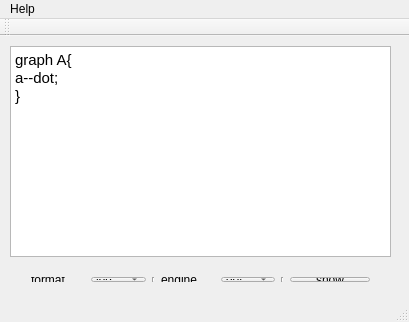
<?xml version="1.0" encoding="UTF-8"?>
<ui version="4.0">
 <class>DotEditor</class>
 <widget class="QMainWindow" name="DotEditor">
  <property name="geometry">
   <rect>
    <x>0</x>
    <y>0</y>
    <width>409</width>
    <height>322</height>
   </rect>
  </property>
  <property name="windowTitle">
   <string>DotEditor</string>
  </property>
  <widget class="QWidget" name="centralWidget">
   <widget class="QTextEdit" name="textEdit">
    <property name="geometry">
     <rect>
      <x>10</x>
      <y>10</y>
      <width>381</width>
      <height>211</height>
     </rect>
    </property>
    <property name="html">
     <string>&lt;!DOCTYPE HTML PUBLIC &quot;-//W3C//DTD HTML 4.0//EN&quot; &quot;http://www.w3.org/TR/REC-html40/strict.dtd&quot;&gt;
&lt;html&gt;&lt;head&gt;&lt;meta name=&quot;qrichtext&quot; content=&quot;1&quot; /&gt;&lt;style type=&quot;text/css&quot;&gt;
p, li { white-space: pre-wrap; }
&lt;/style&gt;&lt;/head&gt;&lt;body style=&quot; font-family:'Ubuntu'; font-size:11pt; font-weight:400; font-style:normal;&quot;&gt;
&lt;p style=&quot; margin-top:0px; margin-bottom:0px; margin-left:0px; margin-right:0px; -qt-block-indent:0; text-indent:0px;&quot;&gt;graph A{&lt;/p&gt;
&lt;p style=&quot; margin-top:0px; margin-bottom:0px; margin-left:0px; margin-right:0px; -qt-block-indent:0; text-indent:0px;&quot;&gt;a--dot;&lt;/p&gt;
&lt;p style=&quot; margin-top:0px; margin-bottom:0px; margin-left:0px; margin-right:0px; -qt-block-indent:0; text-indent:0px;&quot;&gt;}&lt;/p&gt;&lt;/body&gt;&lt;/html&gt;</string>
    </property>
   </widget>
   <widget class="QWidget" name="">
    <property name="geometry">
     <rect>
      <x>20</x>
      <y>230</y>
      <width>361</width>
      <height>27</height>
     </rect>
    </property>
    <layout class="QHBoxLayout" name="horizontalLayout">
     <item>
      <widget class="QLabel" name="label">
       <property name="text">
        <string>format</string>
       </property>
      </widget>
     </item>
     <item>
      <widget class="QComboBox" name="comboBox_format">
       <property name="editable">
        <bool>false</bool>
       </property>
       <item>
        <property name="text">
         <string>jpg</string>
        </property>
       </item>
       <item>
        <property name="text">
         <string>png</string>
        </property>
       </item>
       <item>
        <property name="text">
         <string>svg</string>
        </property>
       </item>
      </widget>
     </item>
     <item>
      <widget class="Line" name="line">
       <property name="orientation">
        <enum>Qt::Vertical</enum>
       </property>
      </widget>
     </item>
     <item>
      <widget class="QLabel" name="label_2">
       <property name="text">
        <string>engine</string>
       </property>
      </widget>
     </item>
     <item>
      <widget class="QComboBox" name="comboBox_engine">
       <item>
        <property name="text">
         <string>dot</string>
        </property>
       </item>
      </widget>
     </item>
     <item>
      <widget class="Line" name="line_2">
       <property name="orientation">
        <enum>Qt::Vertical</enum>
       </property>
      </widget>
     </item>
     <item>
      <widget class="QPushButton" name="pushButton_show">
       <property name="text">
        <string>show</string>
       </property>
      </widget>
     </item>
    </layout>
   </widget>
  </widget>
  <widget class="QToolBar" name="mainToolBar">
   <attribute name="toolBarArea">
    <enum>TopToolBarArea</enum>
   </attribute>
   <attribute name="toolBarBreak">
    <bool>false</bool>
   </attribute>
  </widget>
  <widget class="QStatusBar" name="statusBar"/>
  <widget class="QMenuBar" name="menuBar">
   <property name="geometry">
    <rect>
     <x>0</x>
     <y>0</y>
     <width>409</width>
     <height>22</height>
    </rect>
   </property>
   <widget class="QMenu" name="menuEdit">
    <property name="title">
     <string>Help</string>
    </property>
    <addaction name="actionAbout"/>
    <addaction name="actionHelp"/>
   </widget>
   <addaction name="menuEdit"/>
  </widget>
  <action name="actionAbout">
   <property name="text">
    <string>about</string>
   </property>
  </action>
  <action name="actionHelp">
   <property name="text">
    <string>help</string>
   </property>
  </action>
 </widget>
 <layoutdefault spacing="6" margin="11"/>
 <resources/>
 <connections/>
</ui>
